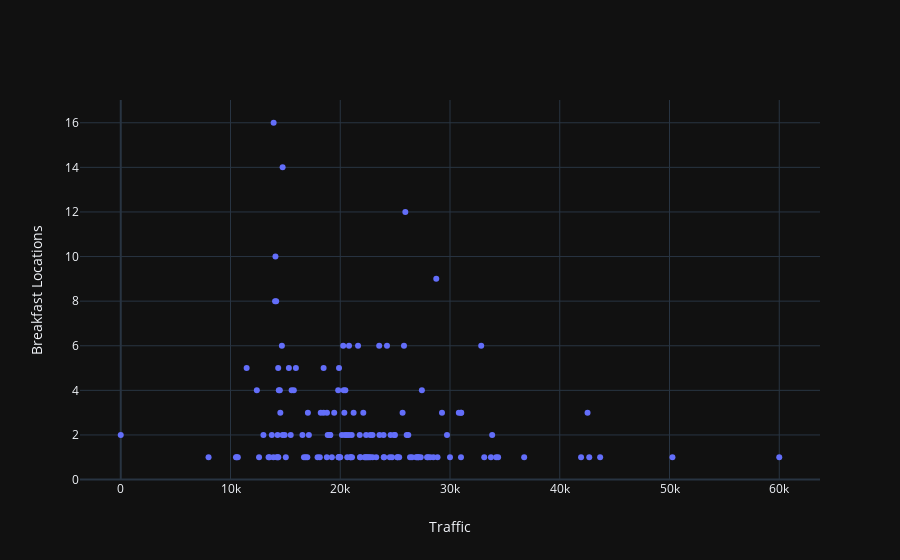

The notebook cell saved with this chart:
### Code cell
breakfast_traffic_trace = go.Scatter(x = breakfast_census['Traffic'], y = breakfast_census['Breakfast'], name = 'Traffic', mode='markers')
breakfast_traffic_layout = go.Layout(template='plotly_dark', xaxis={'title':'Traffic'}, yaxis={'title':'Breakfast Locations'})
py.plot({'data': [breakfast_traffic_trace], 'layout': breakfast_traffic_layout}, filename = 'breakfast_traffic_skl.html')
py.iplot({'data': [breakfast_traffic_trace], 'layout': breakfast_traffic_layout})

### Figure 1 — Plotly figure (JSON) as saved in the notebook; plotly's stock layout.template omitted (floating-point values rounded to 4 significant figures; data arrays with more than 128 entries replaced by an {"elided": "..."} marker saying what was removed)
{"data": [{"mode": "markers", "name": "Traffic", "type": "scatter", "uid": "3984ad9d-d662-420a-b42b-8af032fc64ac", "x": {"elided": "145 float values"}, "y": {"elided": "145 int values"}}], "layout": {"autosize": true, "xaxis": {"autorange": true, "range": [-3690.0, 63690.0], "title": {"text": "Traffic"}, "type": "linear"}, "yaxis": {"autorange": true, "range": [-0.08254, 17.08], "title": {"text": "Breakfast Locations"}, "type": "linear"}}}
